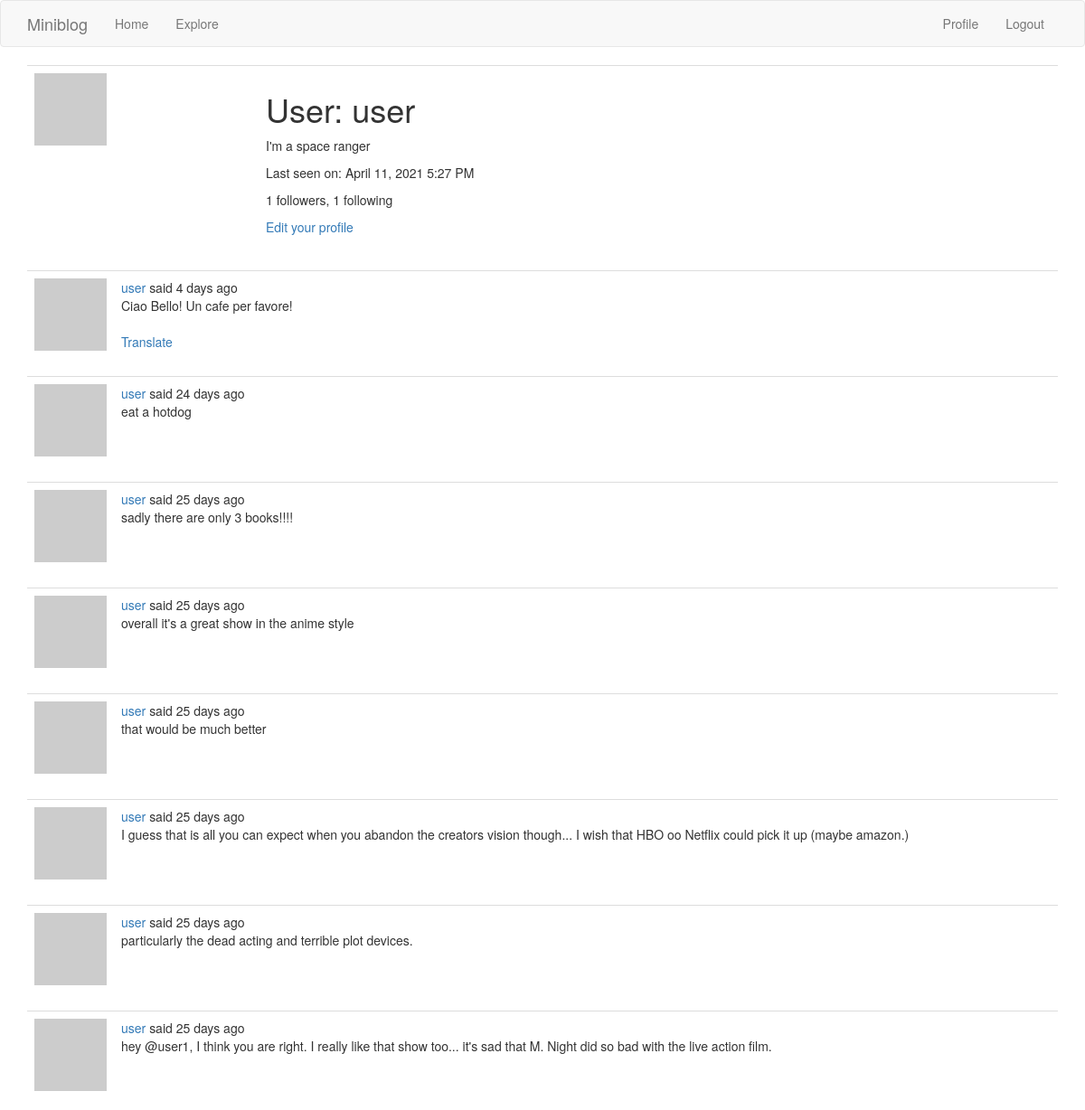
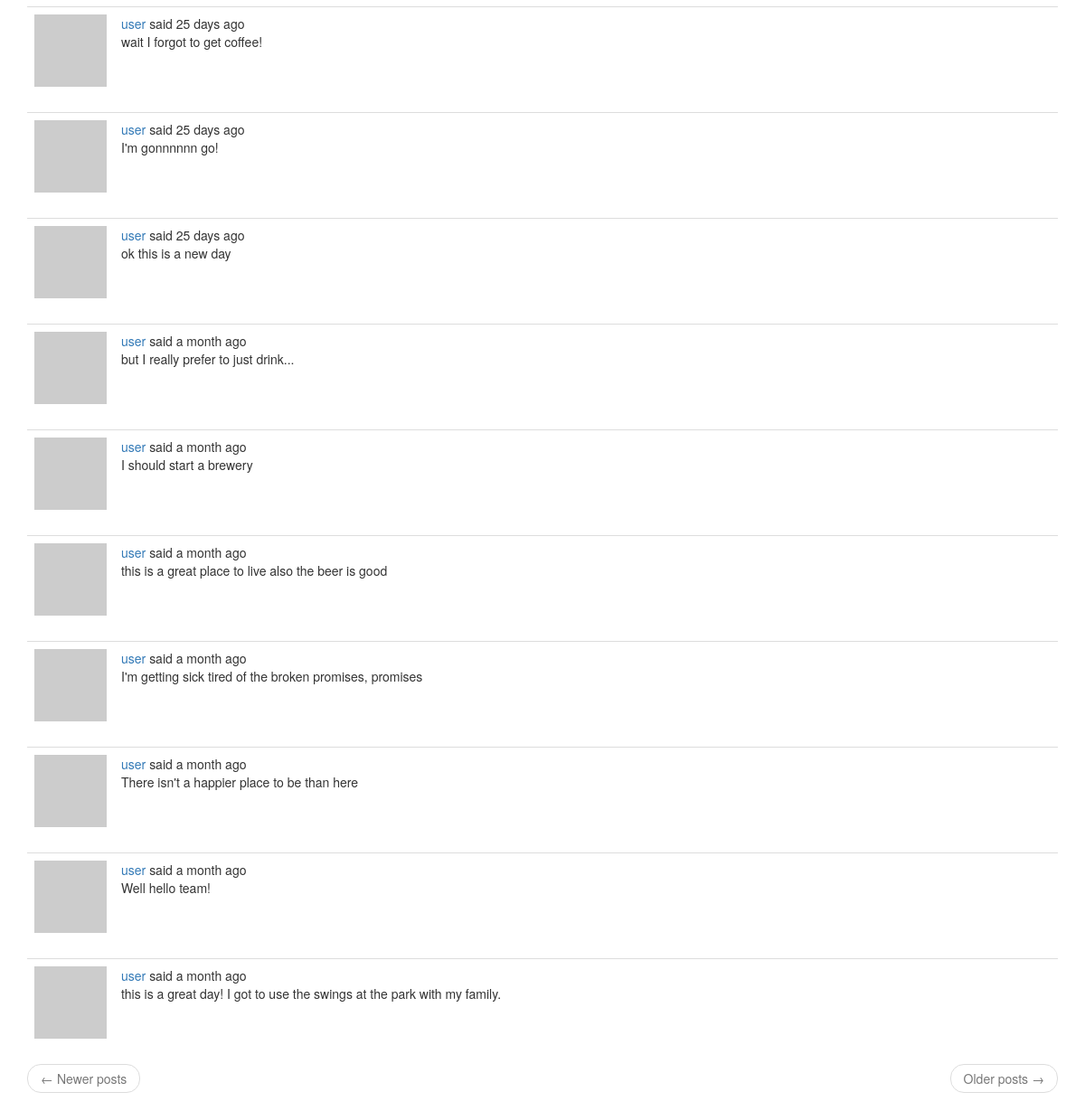
Screenshot of /user/user (signed in) with the database file from the repository (2 pictures, top to bottom).
### app/models.py (models this page shows, shortened)
class User(UserMixin, db.Model):  # Define the User Class and the UserMixin
    id = db.Column(db.Integer, primary_key=True)
    username = db.Column(db.String(64), index=True, unique=True)
    email = db.Column(db.String(120), index=True, unique=True)
    password_hash = db.Column(db.String(128))
    posts = db.relationship('Post', backref='author', lazy='dynamic')
    about_me = db.Column(db.String(240))
    last_seen = db.Column(db.DateTime, default=datetime.utcnow)
    followed = db.relationship(
        'User', secondary=followers,
        primaryjoin=(followers.c.follower_id == id),
        secondaryjoin=(followers.c.followed_id == id),
        backref=db.backref('followers', lazy='dynamic'), lazy='dynamic')
    def avatar(self, size):
        digest = md5(self.email.lower().encode('utf-8')).hexdigest()
        return 'hxxps://www.gravatar.com/avatar/{}?d=identicon&s={}'.format(
            digest, size
        )

class Post(db.Model):  # Define the Post Class and link to the User Class
    id = db.Column(db.Integer, primary_key=True)
    body = db.Column(db.String(240))
    timestamp = db.Column(db.DateTime, index=True, default=datetime.utcnow)
    user_id = db.Column(db.Integer, db.ForeignKey('user.id'))
    language = db.Column(db.String(5))

### app/main/routes.py (the view)
@bp.route('/user/<username>')
@login_required
def user(username):
    user = User.query.filter_by(username=username).first_or_404()
    page = request.args.get('page', 1, type=int)
    posts = user.posts.order_by(Post.timestamp.desc()).paginate(
        page, current_app.config['POSTS_PER_PAGE'], False)
    next_url = url_for('main.user', username=user.username,
                       page=posts.next_num) if posts.has_next else None
    prev_url = url_for('main.user', username=user.username,
                       page=posts.prev_num) if posts.has_prev else None
    form = EmptyForm()
    return render_template('user.html', user=user, posts=posts.items,
                           next_url=next_url, prev_url=prev_url, form=form)

### app/main/routes.py (called while the page is built)
@bp.before_app_request
def before_request():
    if current_user.is_authenticated:
        current_user.last_seen = datetime.utcnow()
        db.session.commit()
    g.locale = str(get_locale())

### app/models.py (called while the page is built)
@login.user_loader
def load_user(id):
    return User.query.get(int(id))

### app/templates/user.html (shortened to what this page needs)
{% extends "base.html" %}
{% block app_content %}
    <table class="table table-hover">
        <tr>
            <td width="256px"><img src="{{ user.avatar(256) }}"></td>
            <td>
                <h1>{{ _('User') }}: {{ user.username }}</h1>
                {% if user.about_me %}<p>{{ user.about_me }}</p>{% endif %}
                {% if user.last_seen %}
                    <p>{{ _('Last seen on') }}: {{ moment(user.last_seen).format('LLL') }}</p>
                {% endif %}
                <p>{{ _('%(count)d followers', count=user.followers.count()) }}, {{ _('%(count)d following', count=user.followed.count()) }}</p>
                {% if user == current_user %}
                <p><a href="{{ url_for('main.edit_profile') }}">{{ _('Edit your profile') }}</a></p>
                {% endif %}
            </td>
        </tr>
    </table>
    {% for post in posts %}
        {% include '_post.html' %}
    {% endfor %}
    <nav aria-label="...">
        <ul class="pager">
            <li class="previous{% if not prev_url %} disabled{% endif %}">
                <a href="{{ prev_url or '#' }}">
                    <span aria-hidden="true">&larr;</span> {{ _('Newer posts') }}
                </a>
            </li>
            <li class="next{% if not next_url %} disabled{% endif %}">
                <a href="{{ next_url or '#' }}">
                    {{ _('Older posts') }} <span aria-hidden="true">&rarr;</span>
                </a>
            </li>
        </ul>
    </nav>
{% endblock %}

### app/templates/_post.html (shortened to what this page needs)
<table class="table table-hover">
    <tr>
        <td width="70px">
            <a href="{{ url_for('main.user', username=post.author.username) }}">
                <img src="{{ post.author.avatar(70) }}" />
            </a>
        </td>
        <td>
                {{ _('%(username)s said %(when)s',
                    username=user_link, when=moment(post.timestamp).fromNow()) }}
                    <br>
                    <span id="post{{ post.id }}">{{ post.body }}</span>
                    {% if post.language and post.language != g.locale %}
                    <br><br>
                    <span id="translation{{ post.id }}">
                        <a href="javascript:translate(
                                    '#post{{ post.id }}',
                                    '#translation{{ post.id }}',
                                    '{{ post.language }}',
                                    '{{ g.locale }}');">{{ _('Translate') }}</a>
                    </span>
                    {% endif %}
        </td>
    </tr>
</table>

### rows the page displays
User: username "user", about_me "I'm a space ranger", last_seen "April 11, 2021 5:27 PM"
Post: body "Ciao Bello! Un cafe per favore!"
Post: body "eat a hotdog"
Post: body "sadly there are only 3 books!!!!"
Post: body "overall it's a great show in the anime style"
Post: body "that would be much better"
Post: body "I guess that is all you can expect when you abandon the creators vision though... I wish that HBO oo Netflix could pick it up (maybe amazon.)"
Post: body "particularly the dead acting and terrible plot devices."
Post: body "hey @user1, I think you are right. I really like that show too... it's sad that M. Night did so bad with the live action film."
Post: body "wait I forgot to get coffee!"
Post: body "I'm gonnnnnn go!"
Post: body "ok this is a new day"
Post: body "but I really prefer to just drink..."
Post: body "I should start a brewery"
Post: body "this is a great place to live also the beer is good"
Post: body "I'm getting sick tired of the broken promises, promises"
Post: body "There isn't a happier place to be than here"
Post: body "Well hello team!"
Post: body "this is a great day! I got to use the swings at the park with my family."
